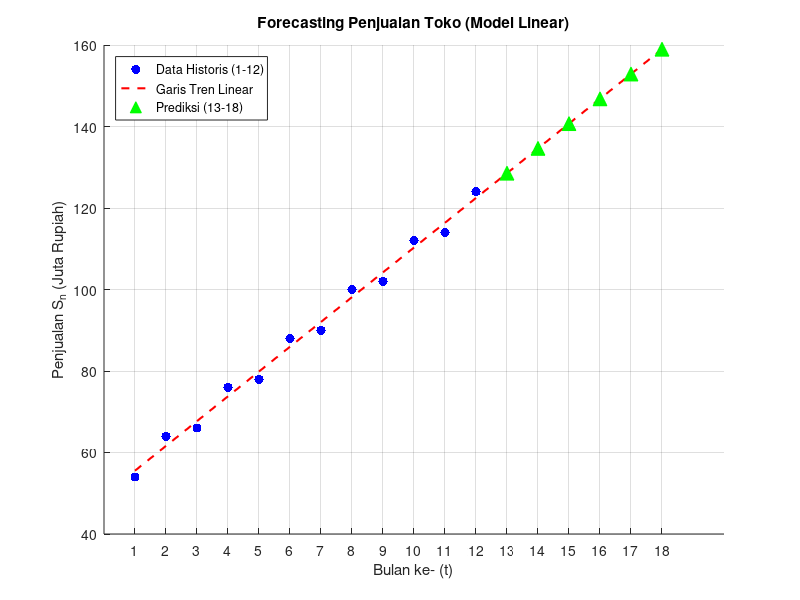
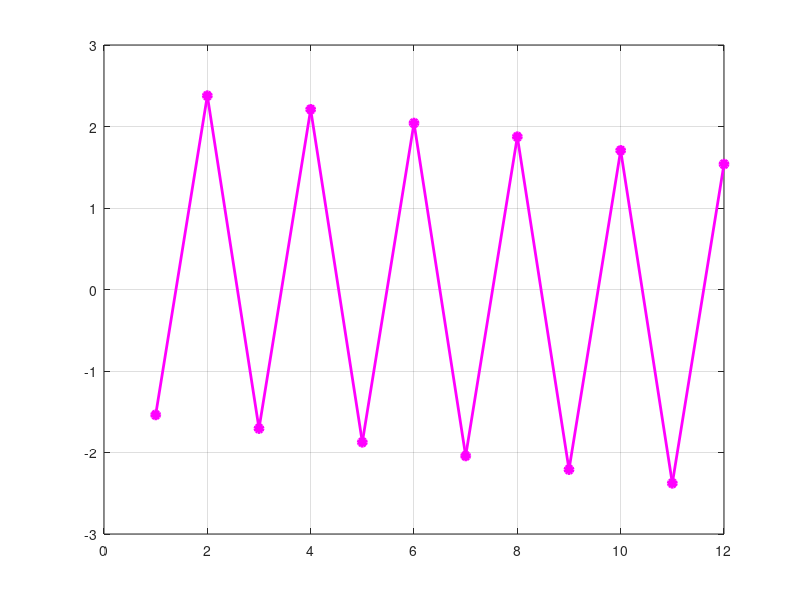

MATLAB code to generate these figures, in order: (Note: this script raises an error after producing the figures.)
%  UTS Matematika Sains Data — Semester Genap 2025/2026 
%  Soal 7 — Forecasting Penjualan dengan barisan, Deret, dan Notasi Sigma
%  --------------------------------------------------- 
%  Nama  : Ivan Fransiscus
%  NIM   : 2510514014
%  Parameter: N=14, a=1, b=4, K=6, theta0=50, alpha=0,005 
%  Tanggal: 2026-04-27 
% ===================================================== 

clc; clear; close all; 
  
% Parameter personalisasi 
N = 14;  a = 1;  b = 4;  K = 6; 
theta0 = 50;  % derajat 
alpha_lr = 0.005;

% nomor 7 bagian c
t_waktu = [1, 2, 3, 4, 5, 6, 7, 8, 9, 10, 11, 12];

S = 50 + (K .* t_waktu) + ((-1).^t_waktu) .* (a + 1);

T1 = sum(S);
T2 = sum(S.^2);

disp('= soal 7c');
fprintf('T1 (Total Penjualan Sigma S_n)  : %d\n', T1);
fprintf('T2 (Sum of Squares Sigma S_n^2) : %d\n\n', T2);

% nomor 7 bagian e
% menghitung garis linear polyfit 
koefisien = polyfit(t_waktu, S, 1);
kemiringan_slope = koefisien(1);
tipot_intercept = koefisien(2);

disp('= soal 7e');
fprintf('Persamaan Garis Tren : S = %.4f * t + %.4f\n\n', kemiringan_slope, tipot_intercept);

% predict bulan 13-18
t_prediksi = [13, 14, 15, 16, 17, 18];
S_prediksi = kemiringan_slope .* t_prediksi + tipot_intercept;

disp('Hasil Prediksi Penjualan 6 Bulan ke Depan:');
loop_prediksi = [1, 2, 3, 4, 5, 6];
for i = loop_prediksi
    fprintf('Bulan ke-%d : %.2f Juta Rupiah\n', t_prediksi(i), S_prediksi(i));
end
disp(' ');

%visualisasi
figure('Name', 'Forecasting Penjualan', 'Position', [100 100 800 450]);
hold on; grid on;

t_gabungan = [1, 2, 3, 4, 5, 6, 7, 8, 9, 10, 11, 12, 13, 14, 15, 16, 17, 18];
S_garis_tren = kemiringan_slope .* t_gabungan + tipot_intercept;

plot(t_waktu, S, 'b.', 'MarkerSize', 20); % Data Historis
plot(t_gabungan, S_garis_tren, 'r--', 'LineWidth', 1.5); % Garis Tren
plot(t_prediksi, S_prediksi, 'g^', 'MarkerSize', 10, 'MarkerFaceColor', 'g'); % Prediksi

title('Forecasting Penjualan Toko (Model Linear)');
xlabel('Bulan ke- (t)'); ylabel('Penjualan S_n (Juta Rupiah)');
legend('Data Historis (1-12)', 'Garis Tren Linear', 'Prediksi (13-18)', 'Location', 'northwest');
xticks(t_gabungan); 
hold off;

% nomor 7 bagian f
S_trend_historis = kemiringan_slope .* t_waktu + tipot_intercept;
%selisih data asli & garis linear
selisih = S - S_trend_historis;
% mencari nilai mean absolute error (MAE)
MAE = sum(abs(selisih)) / 12;

disp('= soal 7f');
fprintf('Nilai MAE (Mean Absolute Error) : %.4f Juta Rupiah\n', MAE);

%visualisasi
figure('Name', 'Soal Analisis Residual', 'Position', [150 150 800 450]);
plot(t_waktu, selisih, 'm-o', 'LineWidth', 2, 'MarkerFaceColor', 'm');
hold on; grid on;
yline(0, 'k--', 'LineWidth', 1.5);
title('Grafik Data Asli dengan Tren Linear)');
xlabel('Bulan ke- (t)'); ylabel('Nilai Selisih');
xticks(t_waktu);
hold off;
